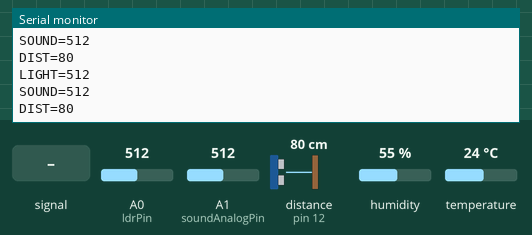
Recording of a sketch running on a simulated Arduino Uno, built with avr-gcc and run on an emulated ATmega328P. Shown: the last lines printed to the serial monitor. Inputs (shaded band) come from the test bench; at power-on: distance to the obstacle (sensor on pin 12) 80 cm, humidity 55 %, A0 (ldrPin) = 512, A1 (soundAnalogPin) = 512, temperature 24 °C. The echo pulse lasts 58.3 µs per cm.

Above: at 1.2 s.
1.3 s: A1 (soundAnalogPin) fed a 200 Hz sine of ±81 counts around its level
3.9 s: distance to the obstacle (sensor on pin 12) set to 2 cm
At 3.97 s:
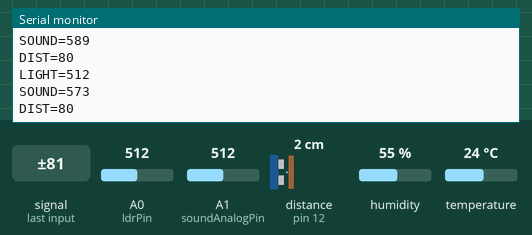
5.4 s: humidity set to 22 %
At 5.57 s:
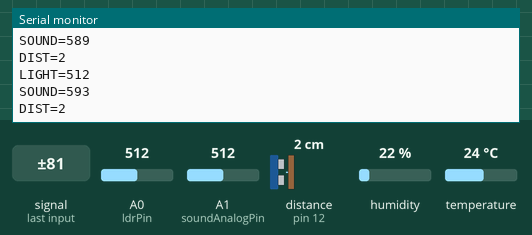
6.9 s: A0 (ldrPin) set to 716
At 6.97 s:
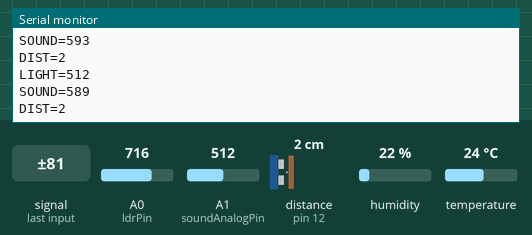
8.4 s: A1 (soundAnalogPin) set to 716
At 8.57 s:
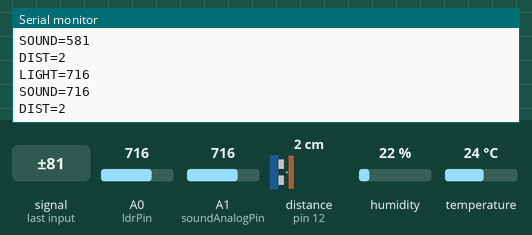
9.9 s: temperature set to 12 °C
Timing chart, 0 to 12.4 s (numbered marks = the images above; inputs shaded):
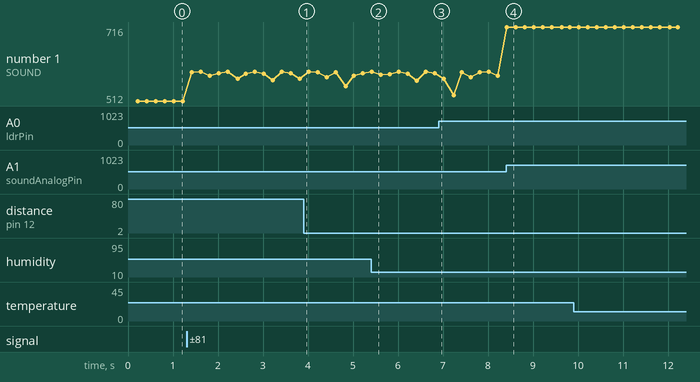

Measured:
- after the input at 8.4 s, the serial monitor: prints a new line at once (image 4)
- plotted number 1: 512 → 573 after the input at 1.3 s

The sketch:

SensorsRead.ino
```cpp
#include <dht_nonblocking.h>
#include "SR04.h"

//DHT11 Setup
#define DHT_SENSOR_TYPE DHT_TYPE_11
const int ledPin = 2;
const int DHT_SENSOR_PIN = 13;
DHT_nonblocking dht_sensor(DHT_SENSOR_PIN, DHT_SENSOR_TYPE);

//  LDR Setup
const int ldrPin = A0;

// Sound Sensor Setup
const int soundAnalogPin = A1;

//  Ultrasonic Sensor Setup
#define TRIG_PIN 12
#define ECHO_PIN 11
SR04 sr04 = SR04(ECHO_PIN, TRIG_PIN);

//  Timing Variables
unsigned long lastTime = 0;

void setup() {
  Serial.begin(9600);
}

void loop() {
  unsigned long currentMillis = millis();

  // Send all sensor values every 0.2 second
  if (currentMillis - lastTime >= 200) {
    float temperature = 0, humidity = 0;

    if (dht_sensor.measure(&temperature, &humidity)) {
      Serial.print("TEMP=");
      Serial.println(temperature, 1);

      Serial.print("HUM=");
      Serial.println(humidity, 1);
    }

    int lightValue = analogRead(ldrPin);
    Serial.print("LIGHT=");
    Serial.println(lightValue);

    int soundAnalog = analogRead(soundAnalogPin);
    Serial.print("SOUND=");
    Serial.println(soundAnalog);

    if (soundAnalog <= 100){
    digitalWrite(ledPin, HIGH);
    }
    else{
      digitalWrite(ledPin, LOW);
    }

    long distance = sr04.Distance();
    Serial.print("DIST=");
    Serial.println(distance);

    lastTime = currentMillis;
  }
}
```
